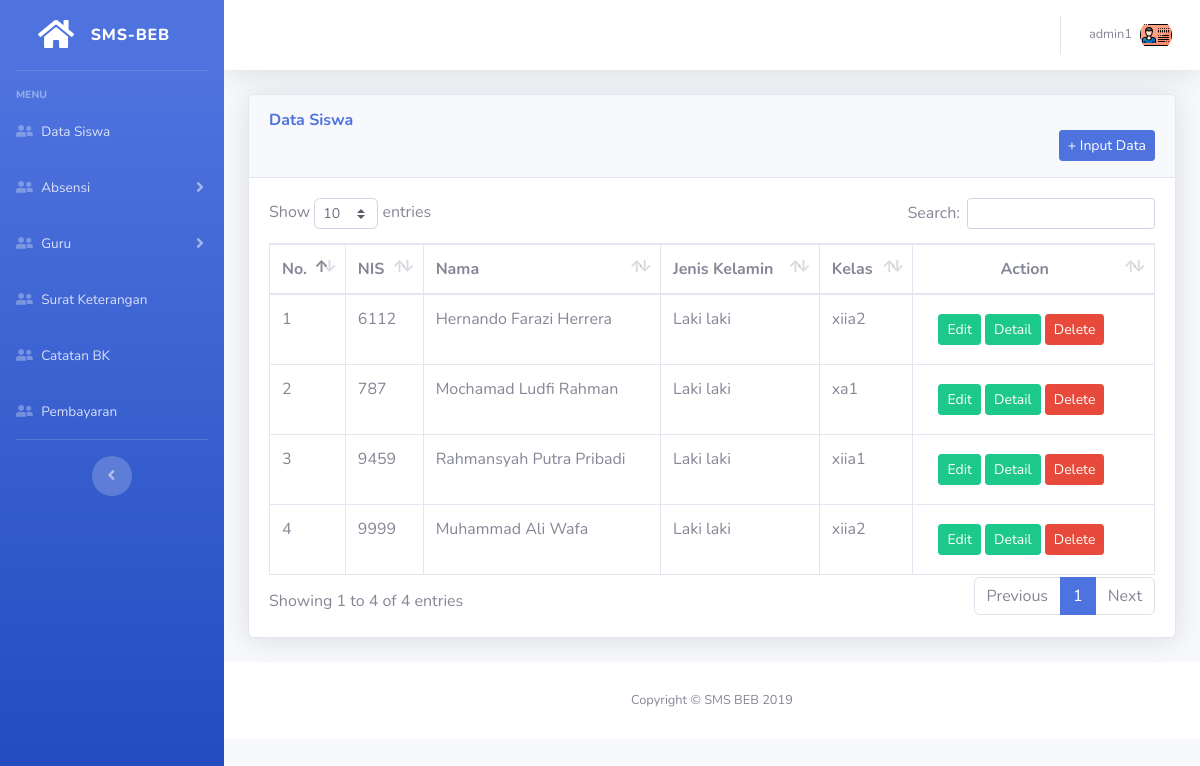
/SMSBEB-admin/siswa/data-siswa.php (signed in), run on the app's committed database.
### tables this page shows
CREATE TABLE `tb_siswa` (
  `nis` varchar(11) NOT NULL,
  `nama` varchar(30) NOT NULL,
  `email` varchar(50) NOT NULL,
  `password` varchar(50) NOT NULL,
  `jenis_kelamin` tinyint(1) NOT NULL,
  `id_kelas` varchar(5) NOT NULL,
  `alamat` varchar(100) NOT NULL,
  `tempat_lahir` varchar(50) NOT NULL,
  `tanggal_lahir` date NOT NULL,
  `no_hp` varchar(13) NOT NULL,
  `kode` enum('User') DEFAULT NULL,
  `foto` varchar(100) NOT NULL
);

### SMSBEB-admin/siswa/data-siswa.php (the view)
<?php
    include "../layout/theme.php";
    ?>
        <div class="container-fluid">
          <div class="card shadow mb-4">
            <div class="card-header py-3">
              <h6 class="m-0 font-weight-bold text-primary datatable">Data Siswa</h6>
              <a href="form.php?type=add"><button class="btn btn-primary btn-sm float-right">+ Input Data</button></a>
            </div>
            <div class="card-body">
              <div class="table-responsive">
                <table class="table table-bordered" id="dataTable" width="100%" cellspacing="0">
                  <thead>
                    <tr>
                      <th scope="col">No.</th>
                      <th scope="col">NIS</th>
                      <th scope="col">Nama</th>
                      <th scope="col">Jenis Kelamin</th>
                      <th scope="col">Kelas</th>
                      <th scope="col">
                        <center><span>Action</span></center>
                      </th>
                    </tr>
                  </thead>
                  <tbody>
                    <?php
                    $query_mysql = mysqli_query($koneksi, "SELECT * FROM tb_siswa")or die(mysqli_error($koneksi));
                    $nomor = 1;
                    while($data = mysqli_fetch_array($query_mysql)) {
                  ?>
                    <tr>
                      <td class="bold"><?php echo $nomor++; ?></td>
                      <td><?php echo $data['nis']; ?></td>
                      <td><?php echo $data['nama']; ?></td>
                      <td><?php echo ($data['jenis_kelamin'] == '1' ? "Laki laki" : "Perempuan"); ?></td>
                      <td><?php echo $data['id_kelas']; ?></td>
                      <td>
                        <div class="btn btn-group">
                          <a href="form.php?type=edit&nis=<?= $data['nis'] ?>"><button class="btn btn-success btn-sm" type="button">Edit</button></a>
                          <span>&nbsp</span>
                          <a href="detail.php?nis=<?= $data['nis'] ?>"><button class="btn btn-success btn-sm" type="button">Detail</button></a>
                          <span>&nbsp</span>
                          <a href="hapus.php?id=<?php echo $data['nis']; ?>"
                            onclick="return confirm('Anda yakin ingin menghapus data?');"><button
                              class="btn btn-danger btn-sm" type="button" name="delete">Delete</button></a>
                        </div>
                      </td>
                    </tr>
                    <?php
                    }
                    ?>
                  </tbody>
                </table>
              </div>
            </div>
          </div>
        </div>
<?php include "../layout/footer.php" ?>

### data on the page
tb_siswa: nis "6112", nama "Hernando Farazi Herrera", jenis_kelamin "Laki laki", id_kelas "xiia2"
tb_siswa: nis "787", nama "Mochamad Ludfi Rahman", jenis_kelamin "Laki laki", id_kelas "xa1"
tb_siswa: nis "9459", nama "Rahmansyah Putra Pribadi", jenis_kelamin "Laki laki", id_kelas "xiia1"
tb_siswa: nis "9999", nama "Muhammad Ali Wafa", jenis_kelamin "Laki laki", id_kelas "xiia2"

### other printed values
$_SESSION['username'] "admin1"
